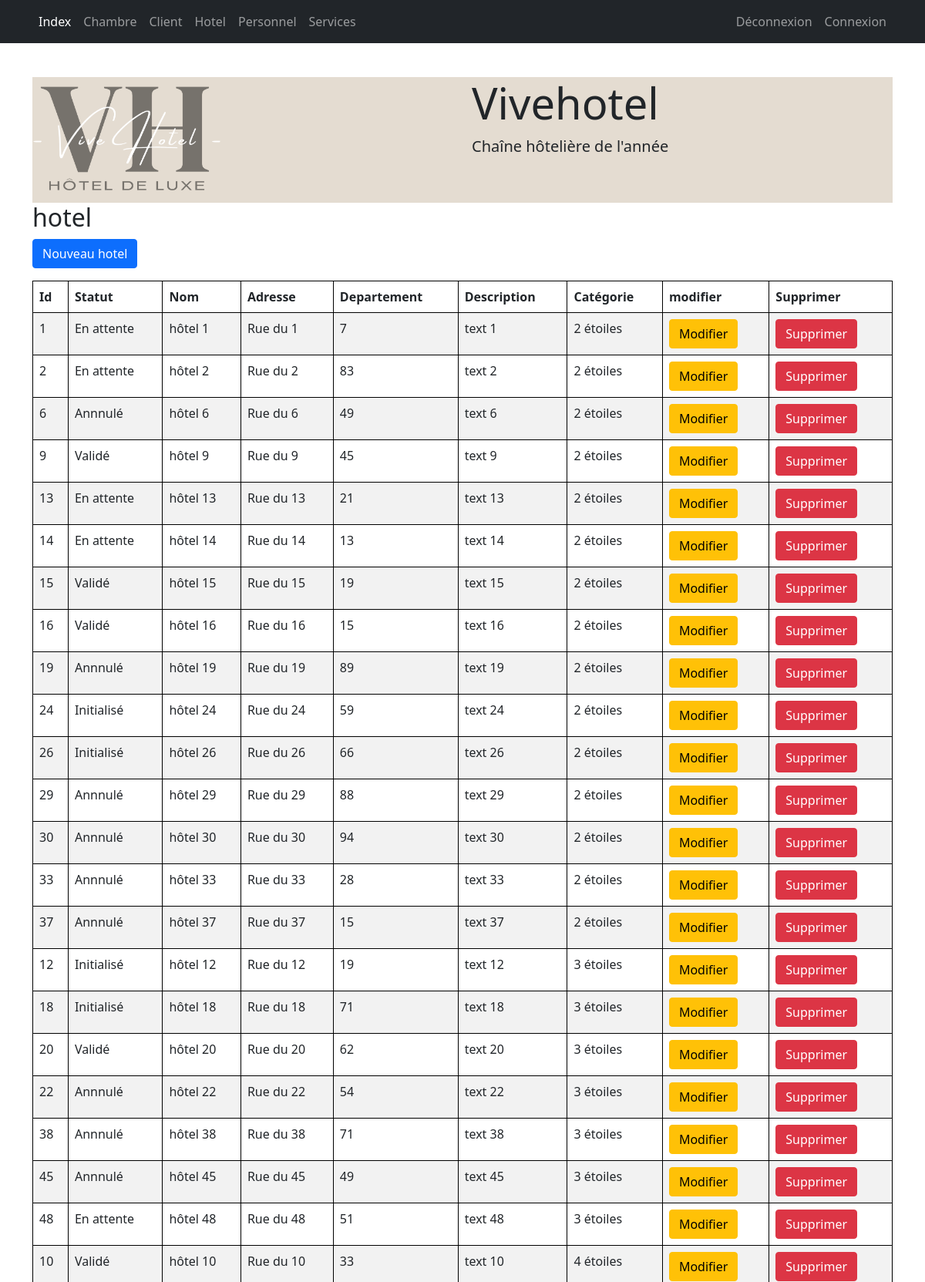
Screenshot of /index.php?m=hotel&a=index (upper part) with the database file from the repository.
### tables this page shows
create table hotel (
    hot_id int auto_increment primary key,
    hot_statut varchar(500) not null,
    hot_nom varchar(500) not null,
    hot_adresse varchar(500) not null,
    hot_departement varchar(500) not null,
    hot_description text not null,
    hot_longitude double not null,
    hot_latitude double not null,
    hot_hocategorie int not null
);

create table hocategorie (
    hoc_id int auto_increment primary key,
    hoc_categorie varchar(500) not null
);

### application/module/hotel/Ctr_hotel.class.php (called while the page is built, shortened)
<?php
class Ctr_hotel extends Ctr_controleur implements I_crud {
    public function __construct($action) {
        $a = "a_$action";
        $this->$a();
    }
	function a_index() {
		$u=new Hotel();
		$data=$u->selectAll();
		require $this->gabarit;
	}
}

### www/index.php (called while the page is built, shortened)
<?php
new $module($_GET["a"]);
?>

### framework/fonction.php (called while the page is built, shortened)
<?php
function hlien()
{
	$args = func_get_args();
	$nb = count($args) / 2;
	$m = $args[0];
	$a = $args[1];
	if (!isset($args[2]))
		return "index.php?m=$m&a=$a";
	else {
		$para = array();
		for ($i = 1; $i < $nb; $i++)
			$para[] = $args[2 * $i] . "=" . $args[2 * $i + 1];
		$s = implode("&", $para);
		return "index.php?m=$m&a=$a&$s";
	}
}
function mhe($x)
{
	return htmlentities($x, ENT_QUOTES, "utf-8");
}

### application/table/Hotel.class.php (called while the page is built, shortened)
<?php
class Hotel extends Table
{
	public function selectAll(): array
	{
		$sql = "select * from hotel, hocategorie where hot_hocategorie=hoc_id";
		$result = self::$link->query($sql);
		return $result->fetchAll();
	}
	}

### application/module/hotel/vue_hotel_index.php (the view)
 <h2>hotel</h2>
 <p><a class="btn btn-primary" href="<?= hlien("hotel", "edit", "id", 0) ?>">Nouveau hotel</a></p>
 <table class="table table-striped table-bordered table-hover">
 	<thead>
 		<tr>
 			<th>Id</th>
 			<th>Statut</th>
 			<th>Nom</th>
 			<th>Adresse</th>
 			<th>Departement</th>
 			<th>Description</th>
 			<th>Catégorie</th>
 			<th>modifier</th>
 			<th>Supprimer</th>
 		</tr>
 	</thead>
 	<tbody>
 		<?php
foreach ($data as $row) { ?>
 			<tr>
 				<td><?= mhe($row['hot_id']) ?></td>
 				<td><?= mhe($row['hot_statut']) ?></td>
 				<td><?= mhe($row['hot_nom']) ?></td>
 				<td><?=mhe($row['hot_adresse'])?></td>
 				<td><?= mhe($row['hot_departement']) ?></td>
 				<td><?= mhe($row['hot_description']) ?></td>
 				<td><?= mhe($row['hoc_categorie']) ?></td>
 				<td><a class="btn btn-warning" href="<?= hlien("hotel", "edit", "id", $row["hot_id"]) ?>">Modifier</a></td>
 				<td><a class="btn btn-danger" href="<?= hlien("hotel", "delete", "id", $row["hot_id"]) ?>">Supprimer</a></td>
 			</tr>
 		<?php } ?>
 	</tbody>
 </table>

### www/_css/style.css (style rules this page uses)
body { margin-top: 100px; }
a { text-decoration: none; }
table, th, td, tr { border: 1px solid black; border-collapse: collapse; }

### rows the page displays
hotel: hot_id "1", hot_statut "En attente", hot_nom "hôtel 1", hot_adresse "Rue du 1", hot_departement "7", hot_description "text 1", hot_hocategorie.hoc_categorie "2 étoiles"
hotel: hot_id "2", hot_statut "En attente", hot_nom "hôtel 2", hot_adresse "Rue du 2", hot_departement "83", hot_description "text 2", hot_hocategorie.hoc_categorie "2 étoiles"
hotel: hot_id "6", hot_statut "Annnulé", hot_nom "hôtel 6", hot_adresse "Rue du 6", hot_departement "49", hot_description "text 6", hot_hocategorie.hoc_categorie "2 étoiles"
hotel: hot_id "9", hot_statut "Validé", hot_nom "hôtel 9", hot_adresse "Rue du 9", hot_departement "45", hot_description "text 9", hot_hocategorie.hoc_categorie "2 étoiles"
hotel: hot_id "13", hot_statut "En attente", hot_nom "hôtel 13", hot_adresse "Rue du 13", hot_departement "21", hot_description "text 13", hot_hocategorie.hoc_categorie "2 étoiles"
hotel: hot_id "14", hot_statut "En attente", hot_nom "hôtel 14", hot_adresse "Rue du 14", hot_departement "13", hot_description "text 14", hot_hocategorie.hoc_categorie "2 étoiles"
hotel: hot_id "15", hot_statut "Validé", hot_nom "hôtel 15", hot_adresse "Rue du 15", hot_departement "19", hot_description "text 15", hot_hocategorie.hoc_categorie "2 étoiles"
hotel: hot_id "16", hot_statut "Validé", hot_nom "hôtel 16", hot_adresse "Rue du 16", hot_departement "15", hot_description "text 16", hot_hocategorie.hoc_categorie "2 étoiles"
hotel: hot_id "19", hot_statut "Annnulé", hot_nom "hôtel 19", hot_adresse "Rue du 19", hot_departement "89", hot_description "text 19", hot_hocategorie.hoc_categorie "2 étoiles"
hotel: hot_id "24", hot_statut "Initialisé", hot_nom "hôtel 24", hot_adresse "Rue du 24", hot_departement "59", hot_description "text 24", hot_hocategorie.hoc_categorie "2 étoiles"
hotel: hot_id "26", hot_statut "Initialisé", hot_nom "hôtel 26", hot_adresse "Rue du 26", hot_departement "66", hot_description "text 26", hot_hocategorie.hoc_categorie "2 étoiles"
hotel: hot_id "29", hot_statut "Annnulé", hot_nom "hôtel 29", hot_adresse "Rue du 29", hot_departement "88", hot_description "text 29", hot_hocategorie.hoc_categorie "2 étoiles"
hotel: hot_id "30", hot_statut "Annnulé", hot_nom "hôtel 30", hot_adresse "Rue du 30", hot_departement "94", hot_description "text 30", hot_hocategorie.hoc_categorie "2 étoiles"
hotel: hot_id "33", hot_statut "Annnulé", hot_nom "hôtel 33", hot_adresse "Rue du 33", hot_departement "28", hot_description "text 33", hot_hocategorie.hoc_categorie "2 étoiles"
hotel: hot_id "37", hot_statut "Annnulé", hot_nom "hôtel 37", hot_adresse "Rue du 37", hot_departement "15", hot_description "text 37", hot_hocategorie.hoc_categorie "2 étoiles"
hotel: hot_id "12", hot_statut "Initialisé", hot_nom "hôtel 12", hot_adresse "Rue du 12", hot_departement "19", hot_description "text 12", hot_hocategorie.hoc_categorie "3 étoiles"
hotel: hot_id "18", hot_statut "Initialisé", hot_nom "hôtel 18", hot_adresse "Rue du 18", hot_departement "71", hot_description "text 18", hot_hocategorie.hoc_categorie "3 étoiles"
hotel: hot_id "20", hot_statut "Validé", hot_nom "hôtel 20", hot_adresse "Rue du 20", hot_departement "62", hot_description "text 20", hot_hocategorie.hoc_categorie "3 étoiles"
hotel: hot_id "22", hot_statut "Annnulé", hot_nom "hôtel 22", hot_adresse "Rue du 22", hot_departement "54", hot_description "text 22", hot_hocategorie.hoc_categorie "3 étoiles"
hotel: hot_id "38", hot_statut "Annnulé", hot_nom "hôtel 38", hot_adresse "Rue du 38", hot_departement "71", hot_description "text 38", hot_hocategorie.hoc_categorie "3 étoiles"
hotel: hot_id "45", hot_statut "Annnulé", hot_nom "hôtel 45", hot_adresse "Rue du 45", hot_departement "49", hot_description "text 45", hot_hocategorie.hoc_categorie "3 étoiles"
hotel: hot_id "48", hot_statut "En attente", hot_nom "hôtel 48", hot_adresse "Rue du 48", hot_departement "51", hot_description "text 48", hot_hocategorie.hoc_categorie "3 étoiles"
hotel: hot_id "10", hot_statut "Validé", hot_nom "hôtel 10", hot_adresse "Rue du 10", hot_departement "33", hot_description "text 10", hot_hocategorie.hoc_categorie "4 étoiles"

### other values shown
SITE_NOM "Vivehotel"
SITE_SLOGAN "Chaîne hôtelière de l'année"
